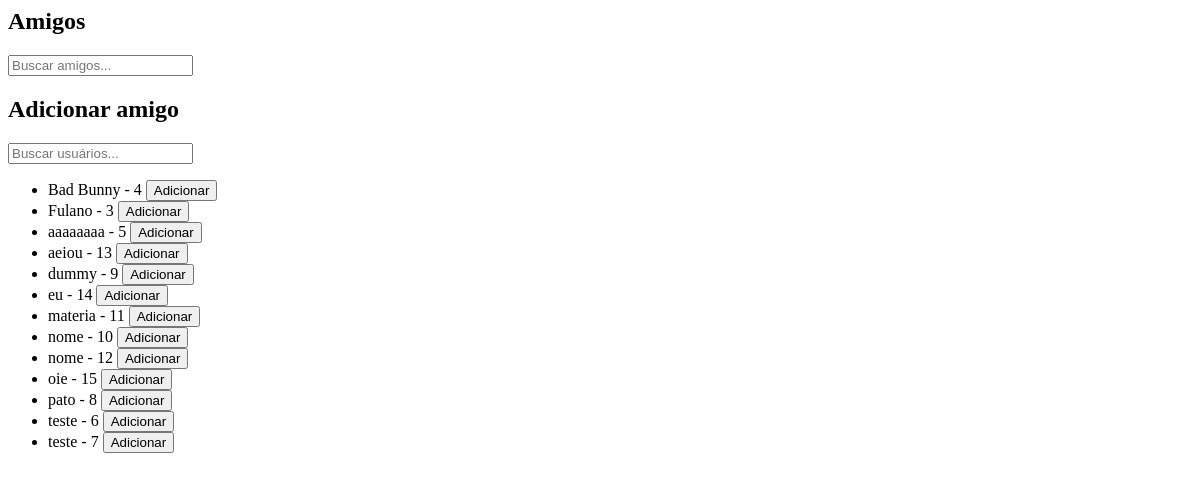
Page /profile/social/listar_users (signed in) on the earlier database version.
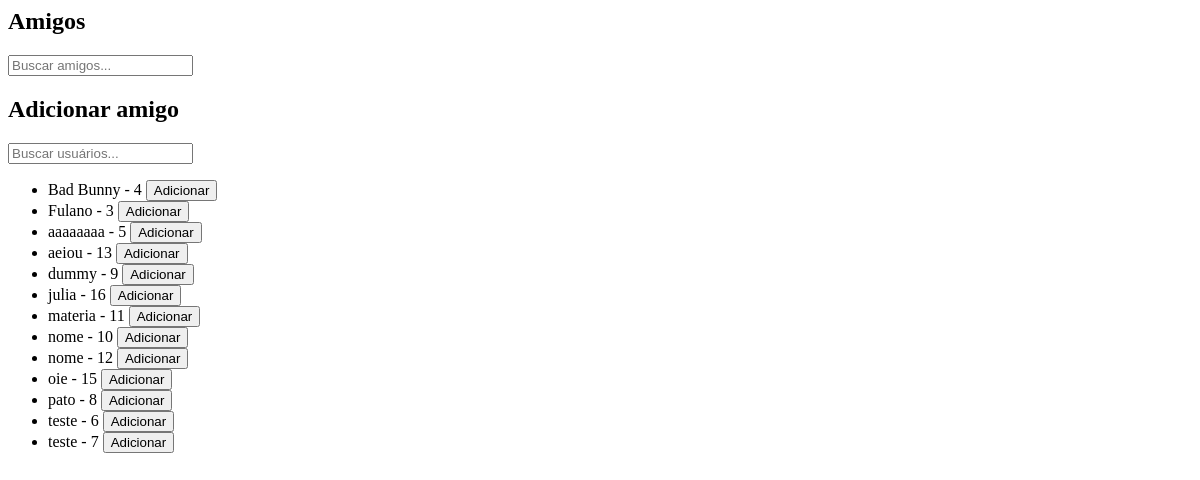
Same page on the later database version.
### models.py (models this page shows)
class Usuario(SQLModel, table=True):
    id: Optional[int] = Field(default=None, primary_key=True)
    nome: str
    senha: str
    bio: str = "Sem bio"
    primeiro_login: bool = True
    numero_amigos: int = 0
    temp_pontuacao: int = 0
    pontuacao: int = 0
    amigos: List["Usuario"] = Relationship(
        link_model=Amizade,
        sa_relationship_kwargs={
            "primaryjoin": "Usuario.id==Amizade.usuario_id",
            "secondaryjoin": "Usuario.id==Amizade.amigo_id",
        },
    )
    conquistas: List["Conquista"] = Relationship(link_model=UsuarioConquista, back_populates="usuarios")

### main.py (the view)
@app.get("/profile/social/listar_users", response_class=HTMLResponse)
def lista_users(request: Request, busca_users: str = "", user: Usuario = Depends(get_active_user)):
    users = buscar_users(busca_users, user)
    return templates.TemplateResponse("social.html", {"request": request, "users": users, "amigos": []})

### templates/social.html (shortened to what this page needs)
<div class="social-container">
        <h2 id="amigos">Amigos</h2>
        <input type="text"
                name="busca_amigos"
                placeholder="Buscar amigos..."
                hx-get="/profile/social/listar_amigos"
                hx-target="#lista_amizade"
                hx-trigger="input changed delay:500ms"
                hx-select="#lista_amizade">
    </div>
    <h2 id="adicionar-amigo">Adicionar amigo</h2>
    <input type="text"
            name="busca_users"
            placeholder="Buscar usuários..."
            hx-get="/profile/social/listar_users"
            hx-target="#lista_users"
            hx-trigger="input changed delay:500ms"
            hx-select="#lista_users">
    <div id="lista_users">
        <ul>
            {% for user in users %}
                <li>{{ user.nome }} - {{ user.id }}
                <button
                        id="button_adicionar_amg"
                        hx-post="/profile/social/adicionar_amigo"
                        hx-target="#lista_amizade"
                        hx-swap="outerHTML"
                        name="user_id"
                        value="{{ user.id }}">
                    Adicionar
                </button>
            {% endfor %}
        </ul>
    </div>

Differences in the rows shown:
no longer on this page (row unchanged): Usuario: nome "eu", id "14"
added Usuario: nome "julia", id "16"
